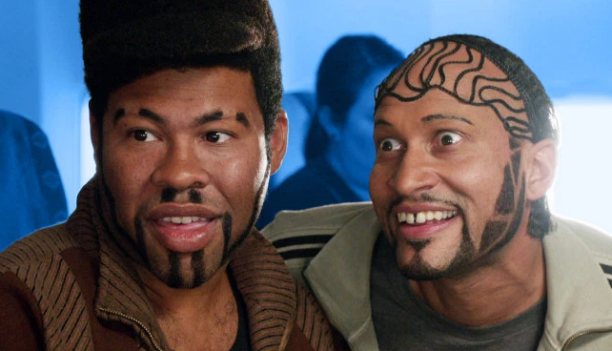
#> input picture image.jpg, 612 x 351 px
$ python detect_face_image.py
#> lines starting #> are read from the running program, lines starting #| are printed output that depends on the picture; after the words box and inside, x2 and y2 are one past the last pixel; in counts of white or black regions, pixels touching at a corner belong together
import cv2

# 각 변수에 훈련된 얼굴인식 인공지능 xml파일을 넣음.
fece_xml = 'haarcascade_frontalface_default.xml'
eyes_xml = 'haarcascade_eye.xml'

# call 변수에 CascadeClassifier 함수를 사용하여 xml 변수에 있는 인공지능을 불러옴.
call_in_face = cv2.CascadeClassifier(fece_xml)
call_in_eyes = cv2.CascadeClassifier(eyes_xml)

# 다운받은 이미지를 imread 함수를 사용하여 불러옴.
image = cv2.imread('image.jpg')
#> image is the input picture: shape (351, 612, 3); mean B, G, R 100.2, 91.6, 91

# detectMultiScale 함수를 사용하여 call 변수에 들어있는 인공지능이 이미지에 얼굴을 인식하게 해줌.
face_rc = call_in_face.detectMultiScale(
    image,              # 이미지를 불러옴.
    scaleFactor=1.05,   # 이미지 스케일 설정
    minNeighbors=5,     # 인접한 객체 최소거리 픽셀
    minSize=(150, 150)  # 객체 탐지
    )
#> face_rc = [[88, 60, 186, 186], [324, 68, 186, 186]]

eyes_rc = call_in_eyes.detectMultiScale(
    image,
    scaleFactor=1.05,
    minNeighbors=5,
    minSize=(30, 30),
    )
#> eyes_rc = [[118, 111, 47, 47], [192, 115, 43, 43], [416, 111, 55, 55], [365, 122, 44, 44]]

# 인식된 이미지를 rectangle 함수를 사용하여 이미지에 좌표를 설정하고 설정된 좌표에 직사각형에 start지점과 end지점을 설정해주어 인식된 곳에 직사각형 표시.
# 반복문을 사용하여 위 활동을 반복함.
for (x, y, w, h) in face_rc:
    cv2.rectangle(image, (x, y), (x + w, y + h), (255, 0, 0), 2) # cv2.rectangle(이미지, start_point, end_point, 색상, 두께)
#> this loop made 2 passes
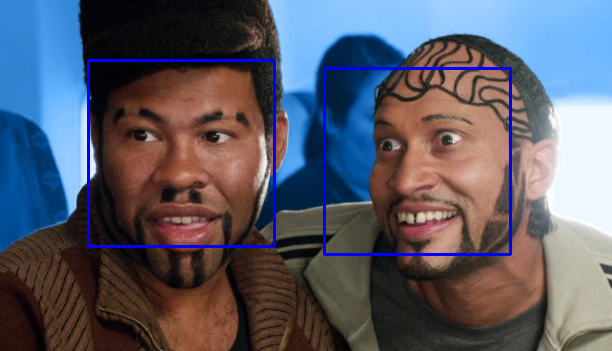
#> image: shape (351, 612, 3); 2.07% of pixels changed, all inside (x1, y1, x2, y2) = (87, 59, 512, 256)

for (x, y, w, h) in eyes_rc:
    cv2.rectangle(image, (x, y), (x + w, y + h), (0, 255, 0), 2)
#> this loop made 4 passes
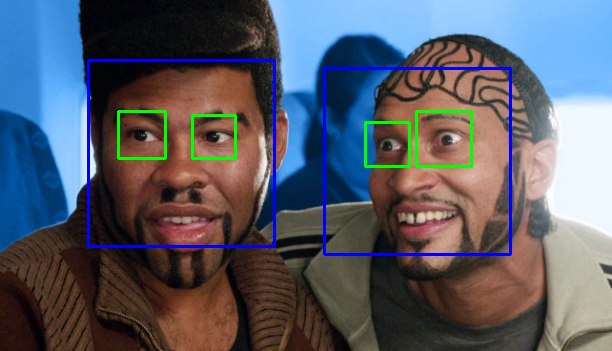
#> image: shape (351, 612, 3); 1.05% of pixels changed, all inside (x1, y1, x2, y2) = (117, 110, 473, 168)

# 완료된 이미지를 표시.
cv2.imshow('image', image)

# 키를 누르기 전까지 꺼지지 않게함.
cv2.waitKey()
